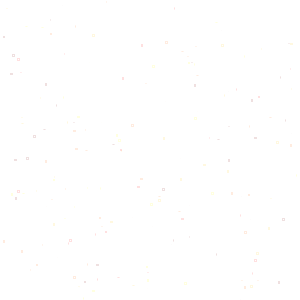
Frame 1 (no input)
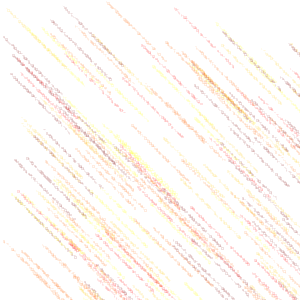
Frame 60 (the mouse pressed at the canvas centre just before this capture)
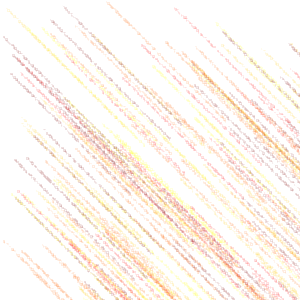
Frame 120 (the mouse held since frame 60 and released just before this capture)

The Processing sketch that drew these frames (run headless with seeded random() and noise(); from frame 60 on, the mouse is pressed at the canvas centre):

// Processing sketch: processing_40906
// ── processing_40906.pde

//Bryan Williams
//October 5, 2011
//Computational Methods
//Homework 7.1

//number of lines being drawn
int num = 170;
//size of rectangles dictate thickness and lightness of line
int rectSize = 4;

//color of array
color[] myColor = new color[5];
//path of array
Path[] myPath = new Path[num];

void setup() {
  size(300, 300);
  background(255);
  strokeWeight(.09); // this controls the lightness for the rectangles which draw the lines
  smooth();

  //this is the color palette I have chosen (mainly warm colors like red, orange, and yellow)
  myColor[0] = color(125, 0, 0);
  myColor[1] = color(255, 0, 0);
  myColor[2] = color(255, 98, 0);
  myColor[3] = color(255, 200, 0);
  myColor[4] = color(255, 255, 0);

  for (int bryan=0; bryan<myPath.length; bryan++) {  //this seeds the array
    myPath[bryan] = new Path();
  }
}

void draw() {

  for (int bryan=0; bryan<myPath.length; bryan++) {
    myPath[bryan].move();
    myPath[bryan].draw();
  }
}

//setup for the class
class Path {

  color paint = myColor[int(random(0, 5))];
  int x = int(random(width));
  int y = int(random(height));

  Path() {
  }

  //this sets the direction of the rectangles
  void move() {
    x = x + int(random(1, 0));
    y = y + int(random(1, 0));
  }

  //This creates the rectangles which trickle down the composition
  void draw() {
    noFill();
    stroke(paint);
    rect(x, y, random(CENTER), random(CENTER));
  }
}

//my goal with this assignment was to create a composition with lines composed
//of smaller shapes which move across the window like beams of light.
